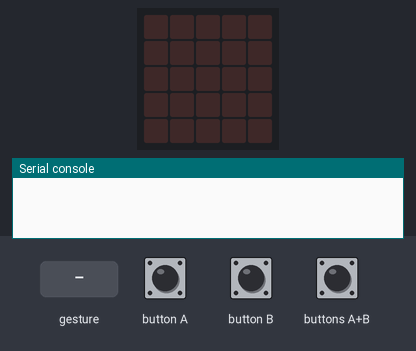
Bench run of a program on a simulated BBC micro:bit (MakeCode). Shown: the board's 5×5 LED display, the last lines printed to the serial console. The test bench sets the inputs (shaded band). No radio messages arrive unless stated (any console line starting 'radio sent:' is added by the test bench); a tilt is held for 1.5 s and a shake lasts 1 s, then the board lies face up again.

Above: at 1.2 s.
1.3 s: button A pressed for 0.15 s
At 2.1 s:
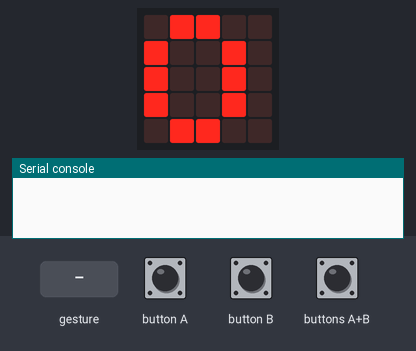
2.9 s: button B pressed for 0.15 s
At 3.3 s:
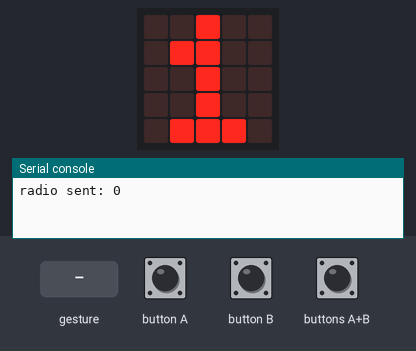
4.5 s: buttons A+B pressed for 0.15 s
At 5.7 s:
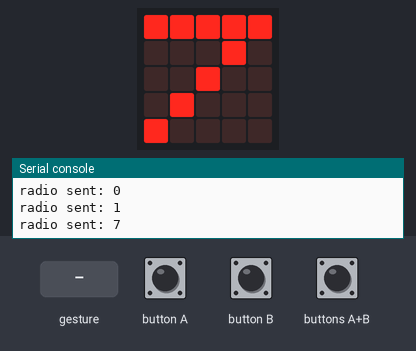
6.1 s: gesture 'tilt right'
At 7.4 s:
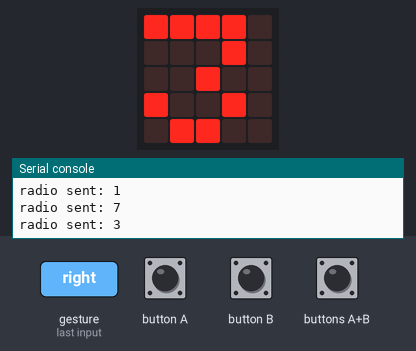
7.7 s: gesture 'shake'
At 8.8 s:
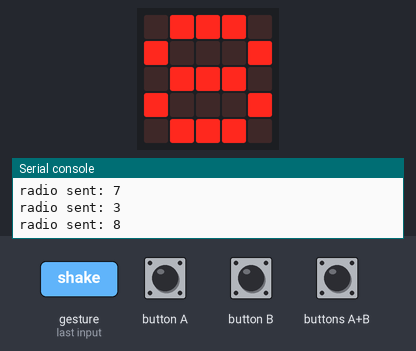
Timing chart, 0 to 10.4 s (numbered marks = the images above; inputs shaded):
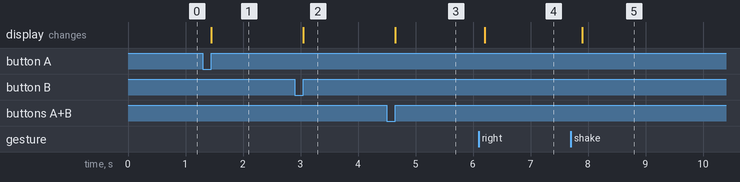

Measured:
- after the input at 1.3 s, the display: changes after 0.15 s (image 1)
- after the input at 2.9 s, the display: changes after 0.15 s (image 2)
- after the input at 4.5 s, the display: changes after 0.15 s (image 3)
- after the input at 6.1 s, the display: changes after 0.10 s (image 4)
- after the input at 7.7 s, the display: changes after 0.20 s (image 5)

The program:

main.ts
```typescript
input.onButtonPressed(Button.A, function () {
    basic.showNumber(0)
    radio.sendNumber(0)
})
input.onGesture(Gesture.TiltRight, function () {
    basic.showNumber(3)
    radio.sendNumber(3)
})
input.onGesture(Gesture.Shake, function () {
    basic.showNumber(8)
    radio.sendNumber(8)
})
input.onGesture(Gesture.LogoUp, function () {
    basic.showNumber(6)
    radio.sendNumber(6)
})
input.onButtonPressed(Button.AB, function () {
    basic.showNumber(7)
    radio.sendNumber(7)
})
input.onButtonPressed(Button.B, function () {
    basic.showNumber(1)
    radio.sendNumber(1)
})
input.onGesture(Gesture.TiltLeft, function () {
    basic.showNumber(4)
    radio.sendNumber(4)
})
input.onGesture(Gesture.LogoDown, function () {
    basic.showNumber(5)
    radio.sendNumber(5)
})
radio.setGroup(10)
```

test.ts
```typescript
// testene settes inn her; disse vil ikke kompilert så lenge denne pakken blir brukt som en utvidelse.
```
